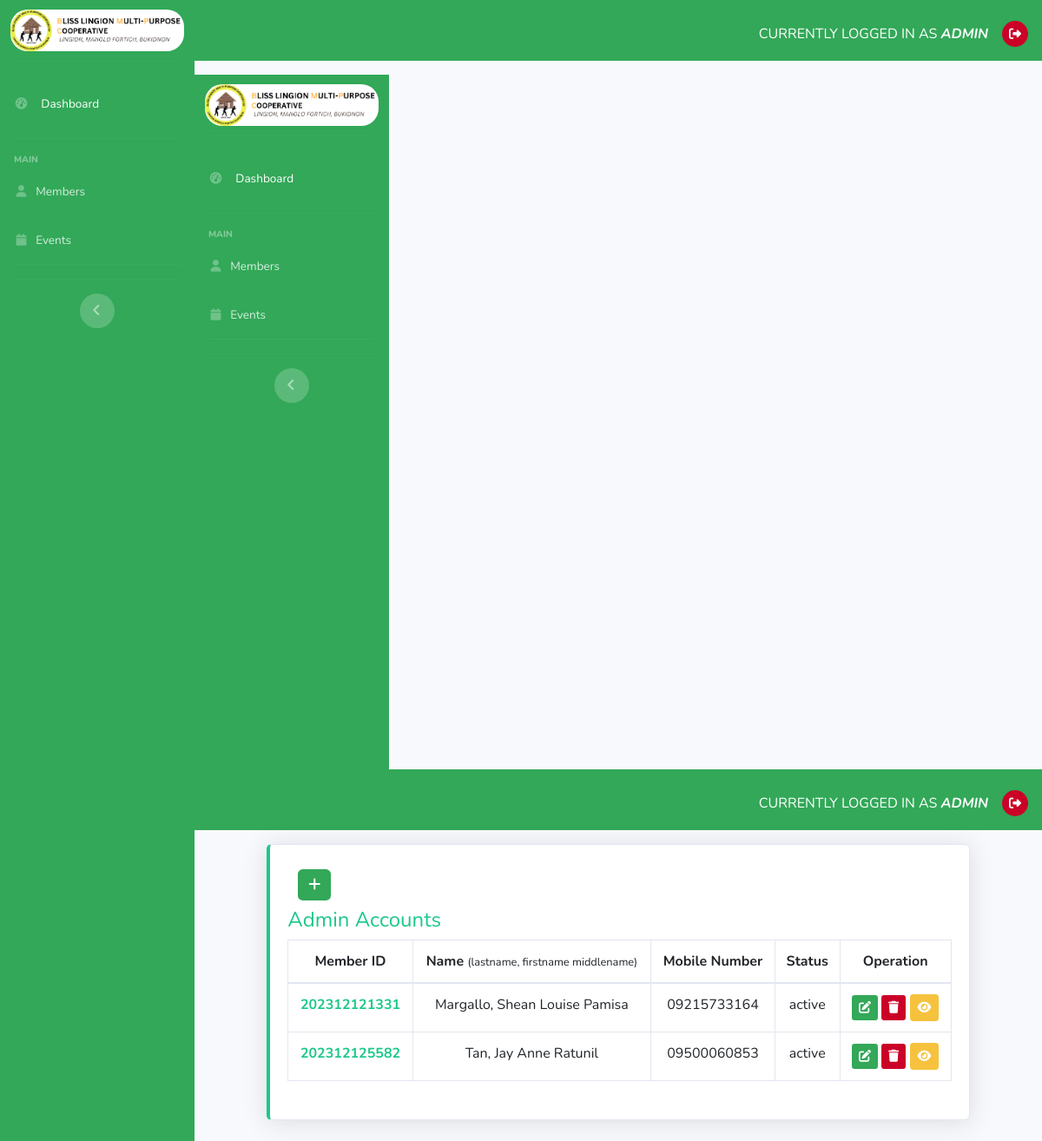
The app's page /accounts.php (signed in) with its own data.
### tables this page shows
CREATE TABLE `members_tbl` (
  `id` int NOT NULL,
  `mem_id` varchar(255) NOT NULL,
  `firstname` varchar(255) NOT NULL,
  `middlename` varchar(255) NOT NULL,
  `lastname` varchar(255) NOT NULL,
  `extension` varchar(255) NOT NULL,
  `dob` varchar(255) NOT NULL,
  `age` varchar(255) NOT NULL,
  `pob` varchar(255) NOT NULL,
  `civil_status` varchar(255) NOT NULL,
  `tin` varchar(255) NOT NULL,
  `mobile_number` varchar(255) NOT NULL,
  `email` varchar(255) NOT NULL,
  `address` varchar(255) NOT NULL DEFAULT 'None',
  `brgy` varchar(255) NOT NULL,
  `municipality` varchar(255) NOT NULL,
  `province` varchar(255) NOT NULL,
  `image_path` varchar(255) NOT NULL,
  `status` varchar(255) DEFAULT 'active',
  `region` varchar(255) NOT NULL
);

### accounts.php (the view, shortened to what this page needs)
<?php include('layouts/headers.php') ?>
<?php include('layouts/sidebar.php') ?>
<div id="content-wrapper" class="d-flex flex-column">
    <div id="content bg-dark">
        <?php include('layouts/topbar.php') ?>
        <div class="row">
            <div class="col-xl-10 mx-auto col-md-10 mb-4">
                <div class="card border-left-success shadow h-100 py-2">
                    <div class="card-body">
                        <div class="row col-xl-6 col-md-12 mb-2 align-items-start">
                            <div class="col-1">
                                <a class="btn btn-success btn" data-toggle="modal" title="Add new Administrator (Single Insertion)" data-target="#newModal"><i class="fa-solid fa-plus"></i></a>
                            </div>
                        </div>
                        <div class="table-responsive">
                            <?php
                            include('functions/connection.php');
                            $sql = "SELECT * FROM members_tbl order by lastname ASC";
                            $result = $conn->query($sql);
                            ?>
                            <p class="text-success h4">Admin Accounts</p>
                            <table class="table table-bordered" id="dataTable" width="100%" cellspacing="0">
                                <thead>
                                    <tr>
                                        <th class="text-center">Member ID</th>
                                        <th class="text-center ">Name <span class="small">(lastname, firstname middlename)</span></th>
                                        <th class="text-center">Mobile Number</th>
                                        <th class="text-center">Status</th>
                                        <th class="text-center">Operation</th>
                                    </tr>
                                </thead>
                                <tbody>
                                    <?php while ($row = $result->fetch_assoc()) : ?>
                                        <tr>
                                            <td class="text-center"><b class="text-success"><?= $row['mem_id'] ?></b></td>
                                            <td class="text-center"><?= $row['lastname'] ?>, <?= $row['firstname'] ?> <?= $row['middlename'] ?></td>
                                            <td class="text-center"><?= $row['mobile_number'] ?></td>
                                            <td class="text-center"><?= $row['status'] ?></td>
                                            <td class="text-center">
                                                <a class="btn btn-success btn-sm" data-toggle="modal" data-target="#updateModal<?= $row['id'] ?>"><i class="fa-solid fa-pen-to-square"></i></a>
                                                <a class="btn btn-danger btn-sm" data-toggle="modal" data-target="#deleteModal"><i class="fa-solid fa-trash"></i></a>
                                                <button class="btn btn-warning btn-sm" data-toggle="modal" data-target="#viewModal<?= $row['id'] ?>"><i class="fa-solid fa-eye"></i></button>
                                            </td>
                                        </tr>
                                    <?php endwhile; ?>
                                </tbody>
                            </table>
                        </div>
                    </div>
                </div>
            </div>
        </div>
    </div>
</div>
<?php include('layouts/footer.php') ?>

### layouts/headers.php (style rules this page uses)
.btn-success { background-color: #32a858; color: #fff; border: none; }
.btn-danger { background-color: #CB0227; color: #fff; border: none; }

### records on screen
members_tbl: mem "202312121331", lastname "Margallo", firstname "Shean Louise", middlename "Pamisa", mobile_number "09215733164", status "active"
members_tbl: mem "202312125582", lastname "Tan", firstname "Jay Anne", middlename "Ratunil", mobile_number "09500060853", status "active"

### other values on screen
$_SESSION['username'] "ADMIN ADMIN"
